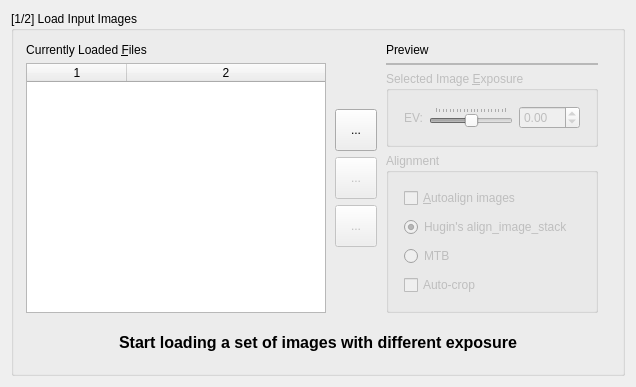
       <widget class="QWidget" name="choose_files">
        <layout class="QGridLayout" name="gridLayout_12">
         <item row="0" column="0">
          <widget class="QGroupBox" name="groupBox">
           <property name="title">
            <string>[1/2] Load Input Images</string>
           </property>
           <layout class="QGridLayout" name="gridLayout_11">
            <item row="0" column="0">
             <layout class="QHBoxLayout" name="horizontalLayout_4">
              <item>
               <layout class="QVBoxLayout" name="verticalLayout">
                <property name="margin">
                 <number>3</number>
                </property>
                <item>
                 <layout class="QHBoxLayout" name="horizontalLayout">
                  <item>
                   <widget class="QLabel" name="label_2">
                    <property name="maximumSize">
                     <size>
                      <width>222</width>
                      <height>16777215</height>
                     </size>
                    </property>
                    <property name="text">
                     <string>Currently Loaded &amp;Files</string>
                    </property>
                    <property name="alignment">
                     <set>Qt::AlignCenter</set>
                    </property>
                    <property name="buddy">
                     <cstring>tableWidget</cstring>
                    </property>
                   </widget>
                  </item>
                  <item>
                   <spacer name="horizontalSpacer">
                    <property name="orientation">
                     <enum>Qt::Horizontal</enum>
                    </property>
                    <property name="sizeHint" stdset="0">
                     <size>
                      <width>0</width>
                      <height>0</height>
                     </size>
                    </property>
                   </spacer>
                  </item>
                 </layout>
                </item>
                <item>
                 <widget class="QTableWidget" name="tableWidget">
                  <property name="sizePolicy">
                   <sizepolicy hsizetype="MinimumExpanding" vsizetype="Expanding">
                    <horstretch>0</horstretch>
                    <verstretch>0</verstretch>
                   </sizepolicy>
                  </property>
                  <property name="minimumSize">
                   <size>
                    <width>300</width>
                    <height>0</height>
                   </size>
                  </property>
                  <property name="maximumSize">
                   <size>
                    <width>300</width>
                    <height>16777215</height>
                   </size>
                  </property>
                  <property name="editTriggers">
                   <set>QAbstractItemView::NoEditTriggers</set>
                  </property>
                  <property name="selectionMode">
                   <enum>QAbstractItemView::SingleSelection</enum>
                  </property>
                  <property name="selectionBehavior">
                   <enum>QAbstractItemView::SelectRows</enum>
                  </property>
                  <property name="columnCount">
                   <number>2</number>
                  </property>
                  <attribute name="horizontalHeaderStretchLastSection">
                   <bool>true</bool>
                  </attribute>
                  <column/>
                  <column/>
                 </widget>
                </item>
               </layout>
              </item>
              <item>
               <layout class="QVBoxLayout" name="verticalLayout_4">
                <item>
                 <spacer name="verticalSpacer_2">
                  <property name="orientation">
                   <enum>Qt::Vertical</enum>
                  </property>
                  <property name="sizeHint" stdset="0">
                   <size>
                    <width>20</width>
                    <height>40</height>
                   </size>
                  </property>
                 </spacer>
                </item>
                <item>
                 <widget class="QToolButton" name="loadImagesButton">
                  <property name="sizePolicy">
                   <sizepolicy hsizetype="Preferred" vsizetype="Preferred">
                    <horstretch>0</horstretch>
                    <verstretch>0</verstretch>
                   </sizepolicy>
                  </property>
                  <property name="minimumSize">
                   <size>
                    <width>42</width>
                    <height>42</height>
                   </size>
                  </property>
                  <property name="toolTip">
                   <string>Add Images</string>
                  </property>
                  <property name="text">
                   <string>...</string>
                  </property>
                  <property name="icon">
                   <iconset resource="../../icons.qrc">
                    <normaloff>:/new/prefix1/images/list-add.png</normaloff>:/new/prefix1/images/list-add.png</iconset>
                  </property>
                 </widget>
                </item>
                <item>
                 <widget class="QToolButton" name="removeImageButton">
                  <property name="enabled">
                   <bool>false</bool>
                  </property>
                  <property name="minimumSize">
                   <size>
                    <width>42</width>
                    <height>42</height>
                   </size>
                  </property>
                  <property name="toolTip">
                   <string>Remove Selected Image</string>
                  </property>
                  <property name="text">
                   <string>...</string>
                  </property>
                  <property name="icon">
                   <iconset resource="../../icons.qrc">
                    <normaloff>:/new/prefix1/images/list-remove.png</normaloff>:/new/prefix1/images/list-remove.png</iconset>
                  </property>
                 </widget>
                </item>
                <item>
                 <widget class="QToolButton" name="clearListButton">
                  <property name="enabled">
                   <bool>false</bool>
                  </property>
                  <property name="minimumSize">
                   <size>
                    <width>42</width>
                    <height>42</height>
                   </size>
                  </property>
                  <property name="toolTip">
                   <string>Clear List</string>
                  </property>
                  <property name="text">
                   <string>...</string>
                  </property>
                  <property name="icon">
                   <iconset resource="../../icons.qrc">
                    <normaloff>:/new/prefix1/images/edit-clear-list.png</normaloff>:/new/prefix1/images/edit-clear-list.png</iconset>
                  </property>
                 </widget>
                </item>
                <item>
                 <spacer name="verticalSpacer_4">
                  <property name="orientation">
                   <enum>Qt::Vertical</enum>
                  </property>
                  <property name="sizeHint" stdset="0">
                   <size>
                    <width>20</width>
                    <height>40</height>
                   </size>
                  </property>
                 </spacer>
                </item>
               </layout>
              </item>
              <item>
               <layout class="QVBoxLayout" name="verticalLayout_3">
                <property name="spacing">
                 <number>6</number>
                </property>
                <property name="margin">
                 <number>3</number>
                </property>
                <item>
                 <widget class="QLabel" name="label_3">
                  <property name="text">
                   <string>Preview</string>
                  </property>
                 </widget>
                </item>
                <item>
                 <widget class="QFrame" name="previewFrame">
                  <property name="sizePolicy">
                   <sizepolicy hsizetype="Expanding" vsizetype="Expanding">
                    <horstretch>0</horstretch>
                    <verstretch>0</verstretch>
                   </sizepolicy>
                  </property>
                  <property name="frameShape">
                   <enum>QFrame::StyledPanel</enum>
                  </property>
                  <property name="frameShadow">
                   <enum>QFrame::Sunken</enum>
                  </property>
                  <layout class="QGridLayout">
                   <property name="margin">
                    <number>0</number>
                   </property>
                   <property name="spacing">
                    <number>0</number>
                   </property>
                   <item row="0" column="0">
                    <widget class="QLabel" name="previewLabel">
                     <property name="sizePolicy">
                      <sizepolicy hsizetype="Ignored" vsizetype="Ignored">
                       <horstretch>0</horstretch>
                       <verstretch>0</verstretch>
                      </sizepolicy>
                     </property>
                     <property name="text">
                      <string/>
                     </property>
                     <property name="alignment">
                      <set>Qt::AlignCenter</set>
                     </property>
                    </widget>
                   </item>
                  </layout>
                 </widget>
                </item>
                <item>
                 <widget class="QGroupBox" name="EVgroupBox">
                  <property name="enabled">
                   <bool>false</bool>
                  </property>
                  <property name="title">
                   <string>Selected Image &amp;Exposure</string>
                  </property>
                  <layout class="QGridLayout" name="gridLayout_2">
                   <property name="spacing">
                    <number>9</number>
                   </property>
                   <item row="0" column="0">
                    <layout class="QHBoxLayout" name="horizontalLayout_3">
                     <property name="spacing">
                      <number>6</number>
                     </property>
                     <property name="margin">
                      <number>6</number>
                     </property>
                     <item>
                      <widget class="QLabel" name="label">
                       <property name="sizePolicy">
                        <sizepolicy hsizetype="Minimum" vsizetype="Preferred">
                         <horstretch>0</horstretch>
                         <verstretch>0</verstretch>
                        </sizepolicy>
                       </property>
                       <property name="text">
                        <string>EV:</string>
                       </property>
                      </widget>
                     </item>
                     <item>
                      <widget class="QSlider" name="EVSlider">
                       <property name="sizePolicy">
                        <sizepolicy hsizetype="Expanding" vsizetype="Fixed">
                         <horstretch>0</horstretch>
                         <verstretch>0</verstretch>
                        </sizepolicy>
                       </property>
                       <property name="minimum">
                        <number>-1000</number>
                       </property>
                       <property name="maximum">
                        <number>1000</number>
                       </property>
                       <property name="pageStep">
                        <number>100</number>
                       </property>
                       <property name="value">
                        <number>0</number>
                       </property>
                       <property name="sliderPosition">
                        <number>0</number>
                       </property>
                       <property name="orientation">
                        <enum>Qt::Horizontal</enum>
                       </property>
                       <property name="tickPosition">
                        <enum>QSlider::TicksAbove</enum>
                       </property>
                       <property name="tickInterval">
                        <number>100</number>
                       </property>
                      </widget>
                     </item>
                     <item>
                      <widget class="QDoubleSpinBox" name="ImageEVdsb">
                       <property name="sizePolicy">
                        <sizepolicy hsizetype="Fixed" vsizetype="Fixed">
                         <horstretch>0</horstretch>
                         <verstretch>0</verstretch>
                        </sizepolicy>
                       </property>
                       <property name="prefix">
                        <string/>
                       </property>
                       <property name="decimals">
                        <number>2</number>
                       </property>
                       <property name="minimum">
                        <double>-10.000000000000000</double>
                       </property>
                       <property name="maximum">
                        <double>10.000000000000000</double>
                       </property>
                       <property name="singleStep">
                        <double>0.100000000000000</double>
                       </property>
                      </widget>
                     </item>
                    </layout>
                   </item>
                  </layout>
                 </widget>
                </item>
                <item>
                 <widget class="QGroupBox" name="alignGroupBox">
                  <property name="enabled">
                   <bool>false</bool>
                  </property>
                  <property name="title">
                   <string>Alignment</string>
                  </property>
                  <layout class="QGridLayout" name="gridLayout_3">
                   <property name="spacing">
                    <number>9</number>
                   </property>
                   <item row="0" column="0">
                    <layout class="QGridLayout" name="gridLayout1">
                     <property name="margin">
                      <number>6</number>
                     </property>
                     <item row="0" column="0">
                      <widget class="QCheckBox" name="alignCheckBox">
                       <property name="enabled">
                        <bool>false</bool>
                       </property>
                       <property name="sizePolicy">
                        <sizepolicy hsizetype="Fixed" vsizetype="Fixed">
                         <horstretch>0</horstretch>
                         <verstretch>0</verstretch>
                        </sizepolicy>
                       </property>
                       <property name="text">
                        <string>&amp;Autoalign images</string>
                       </property>
                      </widget>
                     </item>
                     <item row="1" column="0" colspan="2">
                      <widget class="QRadioButton" name="ais_radioButton">
                       <property name="enabled">
                        <bool>false</bool>
                       </property>
                       <property name="text">
                        <string>Hugin's align_image_stack</string>
                       </property>
                       <property name="checked">
                        <bool>true</bool>
                       </property>
                      </widget>
                     </item>
                     <item row="2" column="0" colspan="2">
                      <widget class="QRadioButton" name="mtb_radioButton">
                       <property name="enabled">
                        <bool>false</bool>
                       </property>
                       <property name="text">
                        <string>MTB</string>
                       </property>
                      </widget>
                     </item>
                     <item row="3" column="0">
                      <widget class="QCheckBox" name="autoCropCheckBox">
                       <property name="enabled">
                        <bool>false</bool>
                       </property>
                       <property name="sizePolicy">
                        <sizepolicy hsizetype="Fixed" vsizetype="Fixed">
                         <horstretch>0</horstretch>
                         <verstretch>0</verstretch>
                        </sizepolicy>
                       </property>
                       <property name="text">
                        <string>Auto-crop</string>
                       </property>
                      </widget>
                     </item>
                    </layout>
                   </item>
                  </layout>
                 </widget>
                </item>
               </layout>
              </item>
             </layout>
            </item>
            <item row="2" column="0" colspan="3">
             <widget class="QLabel" name="confirmloadlabel">
              <property name="sizePolicy">
               <sizepolicy hsizetype="Expanding" vsizetype="Fixed">
                <horstretch>0</horstretch>
                <verstretch>0</verstretch>
               </sizepolicy>
              </property>
              <property name="minimumSize">
               <size>
                <width>0</width>
                <height>42</height>
               </size>
              </property>
              <property name="maximumSize">
               <size>
                <width>16777215</width>
                <height>42</height>
               </size>
              </property>
              <property name="text">
               <string>&lt;!DOCTYPE HTML PUBLIC &quot;-//W3C//DTD HTML 4.0//EN&quot; &quot;http://www.w3.org/TR/REC-html40/strict.dtd&quot;&gt;
&lt;html&gt;&lt;head&gt;&lt;meta name=&quot;qrichtext&quot; content=&quot;1&quot; /&gt;&lt;style type=&quot;text/css&quot;&gt;
p, li { white-space: pre-wrap; }
&lt;/style&gt;&lt;/head&gt;&lt;body style=&quot; font-family:'Sans Serif'; font-size:10pt; font-weight:400; font-style:normal;&quot;&gt;
&lt;p align=&quot;center&quot; style=&quot; margin-top:0px; margin-bottom:0px; margin-left:0px; margin-right:0px; -qt-block-indent:0; text-indent:0px;&quot;&gt;&lt;span style=&quot; font-size:12pt; font-weight:600;&quot;&gt;Start loading a set of images with different exposure&lt;/span&gt;&lt;/p&gt;&lt;/body&gt;&lt;/html&gt;</string>
              </property>
             </widget>
            </item>
           </layout>
          </widget>
         </item>
        </layout>
       </widget>
